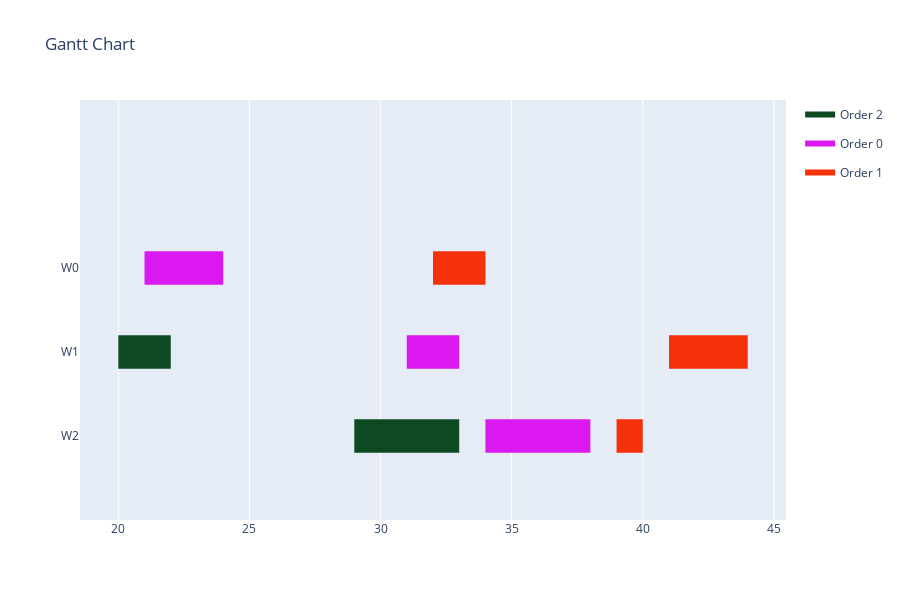

Write notebook code for a chart like this one.
### Code cell
data = []
for i in range(len(jobs_to_schedule)):
    data.append([assignments[i], jobs_to_schedule[i], solution[i], durations[i]])
visualize(data)

### Figure 1 — Plotly figure (JSON) as saved in the notebook; plotly's stock layout.template omitted (floating-point values rounded to 4 significant figures)
{"data": [{"fill": "toself", "fillcolor": "rgb(13, 74, 34)", "hoverinfo": "name", "legendgroup": "rgb(13, 74, 34)", "mode": "none", "name": "Order 2", "type": "scatter", "x": [20, 22, 22, 20, 20, 29, 33, 33, 29], "y": [0.8, 0.8, 1.2, 1.2, null, -0.2, -0.2, 0.2, 0.2]}, {"fill": "toself", "fillcolor": "rgb(219, 24, 240)", "hoverinfo": "name", "legendgroup": "rgb(219, 24, 240)", "mode": "none", "name": "Order 0", "type": "scatter", "x": [21, 24, 24, 21, 21, 31, 33, 33, 31, 31, 34, 38, 38, 34], "y": [1.8, 1.8, 2.2, 2.2, null, 0.8, 0.8, 1.2, 1.2, null, -0.2, -0.2, 0.2, 0.2]}, {"fill": "toself", "fillcolor": "rgb(244, 49, 9)", "hoverinfo": "name", "legendgroup": "rgb(244, 49, 9)", "mode": "none", "name": "Order 1", "type": "scatter", "x": [32, 34, 34, 32, 32, 39, 40, 40, 39, 39, 41, 44, 44, 41], "y": [1.8, 1.8, 2.2, 2.2, null, -0.2, -0.2, 0.2, 0.2, null, 0.8, 0.8, 1.2, 1.2]}, {"legendgroup": "rgb(13, 74, 34)", "marker": {"color": "rgb(13, 74, 34)", "opacity": 0, "size": 1}, "mode": "markers", "name": "", "showlegend": false, "text": [null, null, null, null], "type": "scatter", "x": [20, 22, 29, 33], "y": [1, 1, 0, 0]}, {"legendgroup": "rgb(219, 24, 240)", "marker": {"color": "rgb(219, 24, 240)", "opacity": 0, "size": 1}, "mode": "markers", "name": "", "showlegend": false, "text": [null, null, null, null, null, null], "type": "scatter", "x": [21, 24, 31, 33, 34, 38], "y": [2, 2, 1, 1, 0, 0]}, {"legendgroup": "rgb(244, 49, 9)", "marker": {"color": "rgb(244, 49, 9)", "opacity": 0, "size": 1}, "mode": "markers", "name": "", "showlegend": false, "text": [null, null, null, null, null, null], "type": "scatter", "x": [32, 34, 39, 40, 41, 44], "y": [2, 2, 0, 0, 1, 1]}], "layout": {"height": 600, "hovermode": "closest", "showlegend": true, "title": {"text": "Gantt Chart"}, "xaxis": {"rangeselector": {"buttons": [{"count": 7, "label": "1w", "step": "day", "stepmode": "backward"}, {"count": 1, "label": "1m", "step": "month", "stepmode": "backward"}, {"count": 6, "label": "6m", "step": "month", "stepmode": "backward"}, {"count": 1, "label": "YTD", "step": "year", "stepmode": "todate"}, {"count": 1, "label": "1y", "step": "year", "stepmode": "backward"}, {"step": "all"}]}, "showgrid": true, "type": "linear", "zeroline": false}, "yaxis": {"autorange": false, "range": [-1, 4], "showgrid": false, "ticktext": ["W2", "W1", "W0"], "tickvals": [0, 1, 2], "zeroline": false}}}
